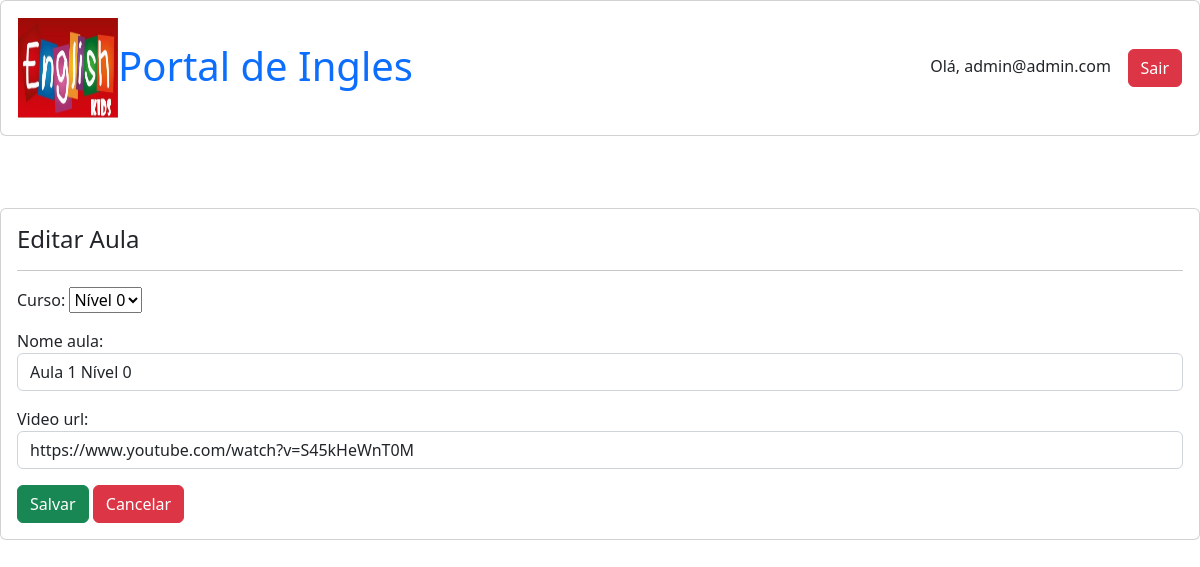
Screenshot of /aula/edit/1 (signed in) with the database file from the repository.
### portal/models.py (models this page shows, shortened)
class Usuario(AbstractUser):
    email = models.EmailField(unique=True, blank=False,
                              error_messages={
                                  'unique': "A user with that email already exists.",
                              })
    USERNAME_FIELD = "email"
    REQUIRED_FIELDS = []
    def get_full_name(self):
        return self.email
    objects = UserManager()

class Aula(models.Model):
    curso = models.ForeignKey(Curso, on_delete=models.CASCADE, related_name='aulas')
    nome_aula = models.CharField(max_length=100)
    video_url = models.CharField(max_length=100)

### portal/views.py (the view)
# urls.py: path('aula/edit/<int:aula_pk>', views.aula_edit, name='aula_edit'),
@staff_member_required(login_url='/login')
def aula_edit(request,aula_pk):
    aula = Aula.objects.get(pk=aula_pk)
    form = AulaForm(request.POST or None, instance=aula)
    if request.POST:
        if form.is_valid():
            form = AulaForm(request.POST, request.FILES, instance=aula)
            form.save()
            return redirect ('aula')
    context = {
        'aula': aula.id,
        'form': form,
    }
    return render(request, 'aula_edit.html', context)

### portal/forms.py
class AulaForm(forms.ModelForm):
    class Meta:
        model = Aula
        fields = ('curso', 'nome_aula', 'video_url')
        widgets = {
            'categoria' : forms.Select(attrs={'class':'form-control','autofocus':''}),
            'nome_aula' : forms.TextInput(attrs={'class':'form-control','autofocus':''}),
            'video_url' : forms.TextInput(attrs={'class':'form-control','autofocus':''}),
        }

### portal/models.py (called while the page is built)
    def __str__(self):
        return self.nome_curso

### portal/templates/aula_edit.html (shortened to what this page needs)
{% extends 'base.html' %}
{% block content %}
    <br>
    <br>
    <div class="card">
        <div class="card-body">
            <h4>Editar Aula</h4>
            <hr>
            <form action="{% url 'aula_edit' aula %}" method="post">
                {{ form.as_p }}
                <button class="btn btn-success" type="submit" >Salvar</button>
                <a href="{% url 'aula' %}" class="btn btn-danger">Cancelar</a>
            </form>
        </div>
    </div>
{% endblock %}

### portal/templates/base.html (shortened to what this page needs)
<!DOCTYPE html>
<html lang="pt-br">
<head>
    <link rel="stylesheet" href="https://cdn.jsdelivr.net/npm/bootstrap@5.2.0/dist/css/bootstrap.min.css">
</head>
<body>
    <div class='card'>
        <div class='card-body'>
            <div class="box">
                <table width="100%">
                    <tr>
                        <td width="50%">
                            {% load static %}
                            <img src="{% static 'img/portal.png' %}" height="100px" width='100px' alt="LOGO" align="left">
                            &nbsp;<h1><a href="{% url 'home' %}" style="text-decoration:none">Portal de Ingles</a></h1>
                        </td>
                        <td width="50%" align="right">
                            {% if user.is_authenticated %}
                                Olá, {{user.get_full_name}} &nbsp;&nbsp;
                                <a class="btn btn-danger" href="{% url 'logout' %}" style="text-decoration:none">Sair</a>
                            {% else %}
                                <a href="{% url 'login' %}" style="text-decoration:none">Login</a> &nbsp;&nbsp;
                                &nbsp;&nbsp;| &nbsp;&nbsp;
                                <a href="{% url 'cadastro' %}" style="text-decoration:none">Cadastro</a> &nbsp;&nbsp;
                            {% endif %}
                        </td>
                    </tr>
                </table>
            </div>
        </div>
    </div>
    <br>
    {% block content %}
    {% endblock %}
</body>
</html>

### rows the page displays
Usuario: get_full_name "admin@admin.com"
Aula: curso "Nível 0", nome_aula "Aula 1 Nível 0", video_url "https://www.youtube.com/watch?v=S45kHeWnT0M"
